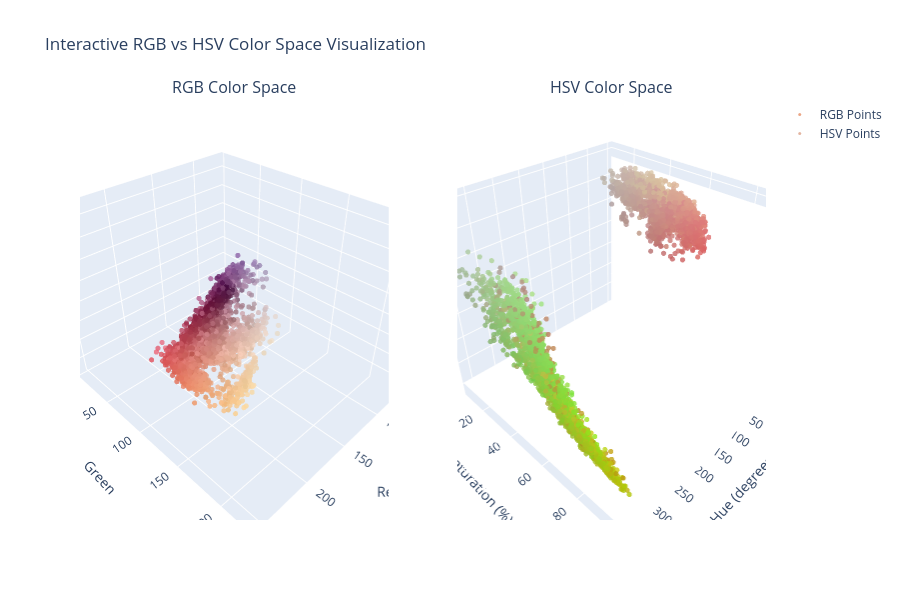

The notebook cell saved with this chart:
### Markdown cell above
## RGB and HSV Color Space Visualization

### Code cell
# sample pixels for visualization (to avoid plotting millions of points)
# take every 10th pixel to reduce computational load
h, w, _ = image_rgb.shape
sample_indices = np.random.choice(h * w, size=min(5000, h * w), replace=False)

# flatten images and sample
rgb_flat = image_rgb.reshape(-1, 3)[sample_indices]
hsv_flat = image_hsv.reshape(-1, 3)[sample_indices]

# normalize hsv for better visualization
hsv_normalized = hsv_flat.copy().astype(float)
hsv_normalized[:, 0] = hsv_normalized[:, 0] * 2  # hue: 0-179 -> 0-358
hsv_normalized[:, 1] = hsv_normalized[:, 1] / 255 * 100  # saturation: 0-255 -> 0-100
hsv_normalized[:, 2] = hsv_normalized[:, 2] / 255 * 100  # value: 0-255 -> 0-100

# create interactive 3d scatter plots
fig = make_subplots(
    rows=1, cols=2,
    subplot_titles=['RGB Color Space', 'HSV Color Space'],
    specs=[[{'type': 'scatter3d'}, {'type': 'scatter3d'}]]
)

# rgb scatter plot
rgb_colors = ['rgb({},{},{})'.format(r, g, b) for r, g, b in rgb_flat]
fig.add_trace(
    go.Scatter3d(
        x=rgb_flat[:, 0],
        y=rgb_flat[:, 1],
        z=rgb_flat[:, 2],
        mode='markers',
        marker=dict(
            size=3,
            color=rgb_colors,
            opacity=0.8
        ),
        name='RGB Points',
        hovertemplate='R: %{x}<br>G: %{y}<br>B: %{z}<extra></extra>'
    ),
    row=1, col=1
)

# hsv scatter plot (using original hsv values for coloring but normalized for axes)
hsv_colors = ['hsl({},{:.1f}%,{:.1f}%)'.format(
    h*2, s/255*100, v/255*50+25) for h, s, v in hsv_flat]

fig.add_trace(
    go.Scatter3d(
        x=hsv_normalized[:, 0],
        y=hsv_normalized[:, 1],
        z=hsv_normalized[:, 2],
        mode='markers',
        marker=dict(
            size=3,
            color=hsv_colors,
            opacity=0.8
        ),
        name='HSV Points',
        hovertemplate='H: %{x:.1f}°<br>S: %{y:.1f}%<br>V: %{z:.1f}%<extra></extra>'
    ),
    row=1, col=2
)

# update layout
fig.update_layout(
    title='Interactive RGB vs HSV Color Space Visualization',
    height=600,
    showlegend=True
)

# update axes labels
fig.update_scenes(
    xaxis_title="Red",
    yaxis_title="Green",
    zaxis_title="Blue",
    row=1, col=1
)

fig.update_scenes(
    xaxis_title="Hue (degrees)",
    yaxis_title="Saturation (%)",
    zaxis_title="Value (%)",
    row=1, col=2
)

fig.show()

print(f"plotted {len(sample_indices)} sample points from image")
print("plots are interactive - you can rotate, zoom, and hover over points!")

### Figure 1 — Plotly figure (JSON) as saved in the notebook; plotly's stock layout.template omitted (floating-point values rounded to 4 significant figures; data arrays with more than 128 entries replaced by an {"elided": "..."} marker saying what was removed)
{"data": [{"hovertemplate": "R: %{x}<br>G: %{y}<br>B: %{z}<extra></extra>", "marker": {"color": {"elided": "5000 str values"}, "opacity": 0.8, "size": 3}, "mode": "markers", "name": "RGB Points", "scene": "scene", "type": "scatter3d", "x": {"elided": "5000 int values"}, "y": {"elided": "5000 int values"}, "z": {"elided": "5000 int values"}}, {"hovertemplate": "H: %{x:.1f}°<br>S: %{y:.1f}%<br>V: %{z:.1f}%<extra></extra>", "marker": {"color": {"elided": "5000 str values"}, "opacity": 0.8, "size": 3}, "mode": "markers", "name": "HSV Points", "scene": "scene2", "type": "scatter3d", "x": {"elided": "5000 float values"}, "y": {"elided": "5000 float values"}, "z": {"elided": "5000 float values"}}], "layout": {"annotations": [{"font": {"size": 16}, "showarrow": false, "text": "RGB Color Space", "x": 0.225, "xanchor": "center", "xref": "paper", "y": 1, "yanchor": "bottom", "yref": "paper"}, {"font": {"size": 16}, "showarrow": false, "text": "HSV Color Space", "x": 0.775, "xanchor": "center", "xref": "paper", "y": 1, "yanchor": "bottom", "yref": "paper"}], "height": 600, "scene": {"domain": {"x": [0, 0.45], "y": [0, 1]}, "xaxis": {"title": {"text": "Red"}}, "yaxis": {"title": {"text": "Green"}}, "zaxis": {"title": {"text": "Blue"}}}, "scene2": {"domain": {"x": [0.55, 1], "y": [0, 1]}, "xaxis": {"title": {"text": "Hue (degrees)"}}, "yaxis": {"title": {"text": "Saturation (%)"}}, "zaxis": {"title": {"text": "Value (%)"}}}, "showlegend": true, "title": {"text": "Interactive RGB vs HSV Color Space Visualization"}}}
